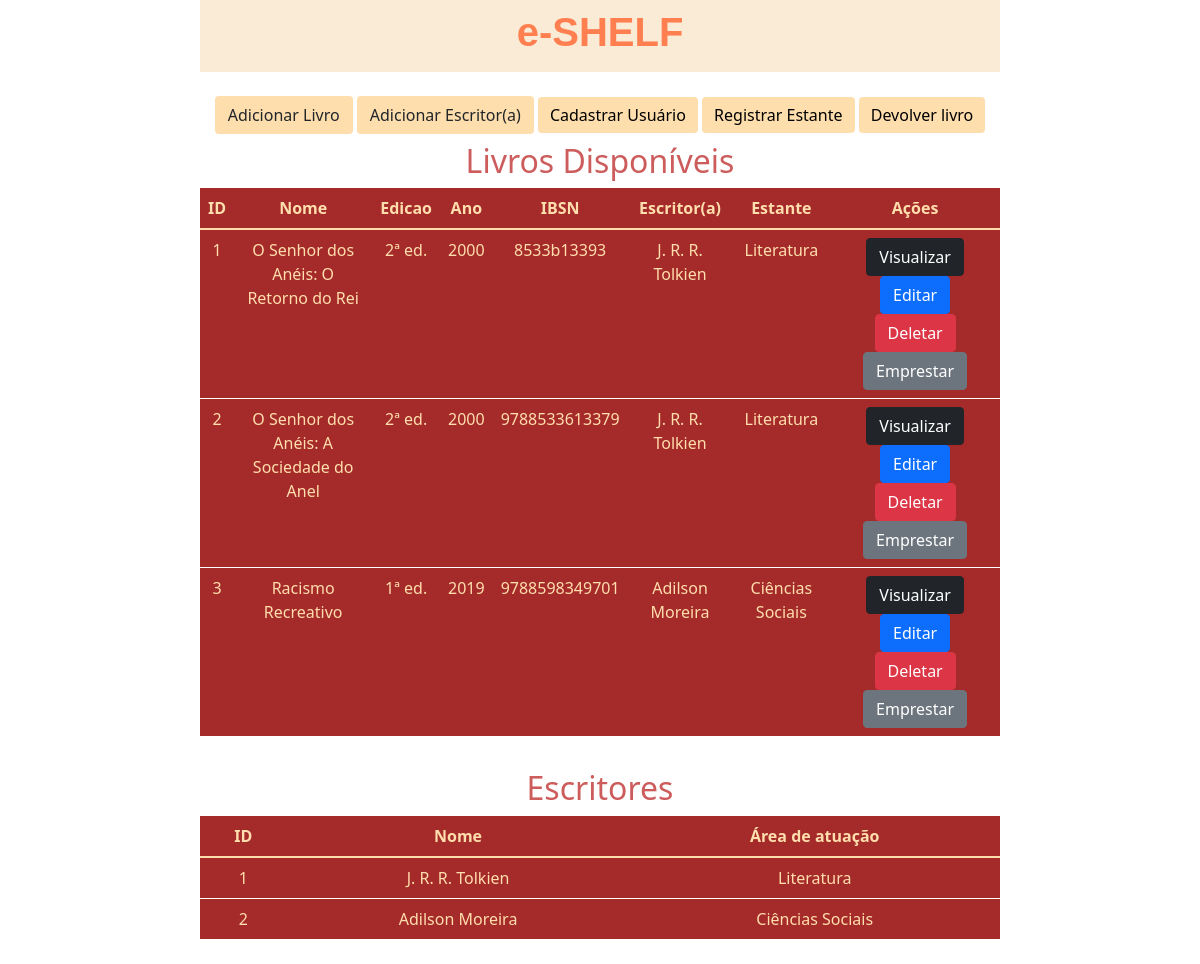
The app's page /, older data.
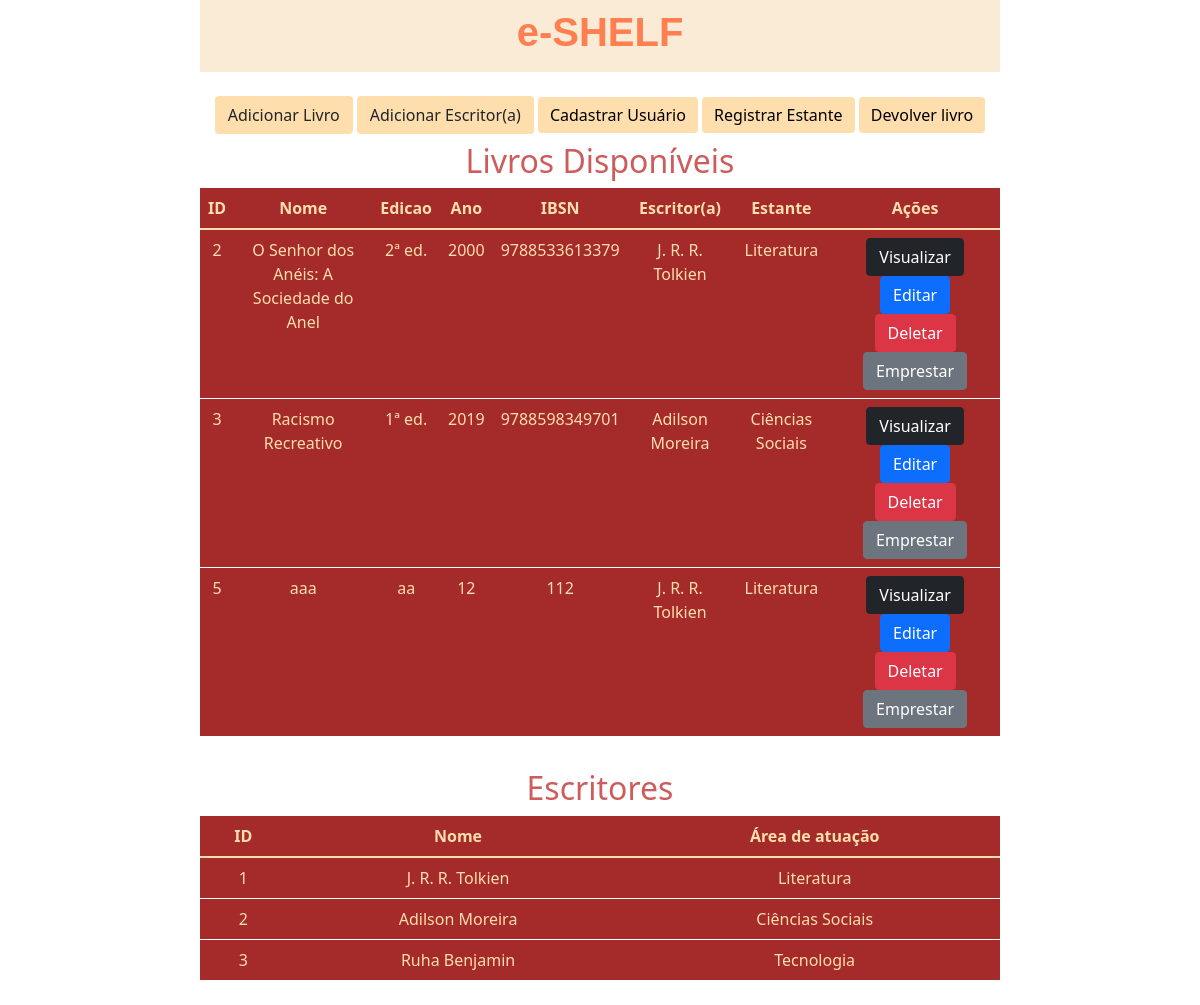
The same page, newer data.
### app/models.py (models this page shows)
class Livro(models.Model):
    nome = models.CharField(max_length=50)
    edicao = models.CharField(max_length=30)
    ano = models.IntegerField()
    ibsn = models.CharField(max_length=13)
    escritor = models.ForeignKey(Escritor, on_delete=CASCADE, null=True)
    estante = models.ForeignKey(Estante, on_delete=CASCADE, null=True)

class Escritor(models.Model):
    nome = models.CharField(max_length=50)
    area_atuacao = models.CharField(max_length=50)

class Estante(models.Model):
    categoria = models.CharField(max_length=50)

### app/views.py (the view)
# urls.py: 2. Add a URL to urlpatterns:  path('', views.home, name='home')
def home(request):
    data = {}
    data['db'] = Livro.objects.raw("Select * from app_livro where id not in (select livro_id from app_emprestimo)")
    data['dbe'] = Escritor.objects.all()
    return render(request, 'index.html', data)

### app/templates/index.html (shortened to what this page needs)
<!DOCTYPE html>
<html lang="pt-br">
    <head>
        <link rel="stylesheet" href="https://cdn.jsdelivr.net/npm/bootstrap@5.1.3/dist/css/bootstrap.min.css" rel="stylesheet">
    </head>
    <body>
        <div class="col-8 m-auto pt-2 pb-2 text-center" style="background-color: antiquewhite;">
            <h1 style="color: coral; font-family: 'Trebuchet MS', 'Lucida Sans Unicode', 'Lucida Grande', 'Lucida Sans', Arial, sans-serif; font-weight: bolder;" >
                e-SHELF
            </h1>
        </div>
        <div class="menu text-center mt-4" >
            <a href="/form" class="btn btn-successs" style="background-color: navajowhite;">
                Adicionar Livro
            </a>
            <a href="/form_e" class="btn btn-successs" style="background-color: navajowhite;">
                Adicionar Escritor(a)
            </a>
            <a href="/form_user" class="btn btn-success" style="background-color: navajowhite; color: black; border: white;">Cadastrar Usuário</a>
            <a href="/form_est" class="btn btn-success" style="background-color: navajowhite; color: black; border: white;">Registrar Estante</a>
            <a href="/devolver" class="btn btn-success" style="background-color: navajowhite; color: black; border: white;">Devolver livro</a>
        </div>
        <div class="col-8 m-auto pt-2 pb-2 text-center">
            <table class="table" style="background-color: brown; color: navajowhite; border: white;">
                <h2 style="color: indianred;">Livros Disponíveis</h2>
                <thead>
                  <tr>
                    <th scope="col">ID</th>
                    <th scope="col">Nome</th>
                    <th scope="col">Edicao</th>
                    <th scope="col">Ano</th>
                    <th scope="col">IBSN</th>
                    <th scope="col">Escritor(a)</th>
                    <th scope="col">Estante</th>
                    <th scope="col">Ações</th>
                  </tr>
                </thead>
                <tbody>
                    {% for dbs in db %}
                    <tr>
                        <td>{{dbs.id}}</td>
                        <td>{{dbs.nome}}</td>
                        <td>{{dbs.edicao}}</td>
                        <td>{{dbs.ano}}</td>
                        <td>{{dbs.ibsn}}</td>
                        <td>{{dbs.escritor.nome}}</td>
                        <td>{{dbs.estante.categoria}}</td>
                        <td>
                            <a href="/view/{{dbs.id}}" class="btn btn-dark">Visualizar</a>
                            <a href="/edit/{{dbs.id}}" class="btn btn-primary">Editar</a>
                            <a href="/delete/{{dbs.id}}" class="btn btn-danger btnDel">Deletar</a>
                            <a href="/emprestar/{{dbs.id}}" class="btn btn-secondary">Emprestar</a>
                        </td>
                      </tr>
                    {%endfor%}
            </table>
        </div>
        {% load static %}
        <div class="col-8 m-auto pt-2 pb-2 text-center">
            <table class="table" style="background-color: brown; color: navajowhite; border: white;">
                <h2 style="color: indianred;">Escritores</h2>
                <thead>
                  <tr>
                    <th scope="col">ID</th>
                    <th scope="col">Nome</th>
                    <th scope="col">Área de atuação</th>
                  </tr>
                </thead>
                <tbody>
                    {% for dbes in dbe %}
                    <tr>
                        <td>{{dbes.id}}</td>
                        <td>{{dbes.nome}}</td>
                        <td>{{dbes.area_atuacao}}</td>
                    </tr>
                    {%endfor%}
            </table>
        </div>
    </body>
</html>

Row changes from the older to the newer data that the page shows:
no longer on this page (row unchanged): Livro: id "1", nome "O Senhor dos Anéis: O Retorno do Rei", edicao "2ª ed.", ano "2000", ibsn "8533b13393", escritor.nome "J. R. R. Tolkien", estante.categoria "Literatura"
added Livro: id "5", nome "aaa", edicao "aa", ano "12", ibsn "112", escritor.nome "J. R. R. Tolkien", estante.categoria "Literatura"
added Escritor: id "3", nome "Ruha Benjamin", area_atuacao "Tecnologia"
